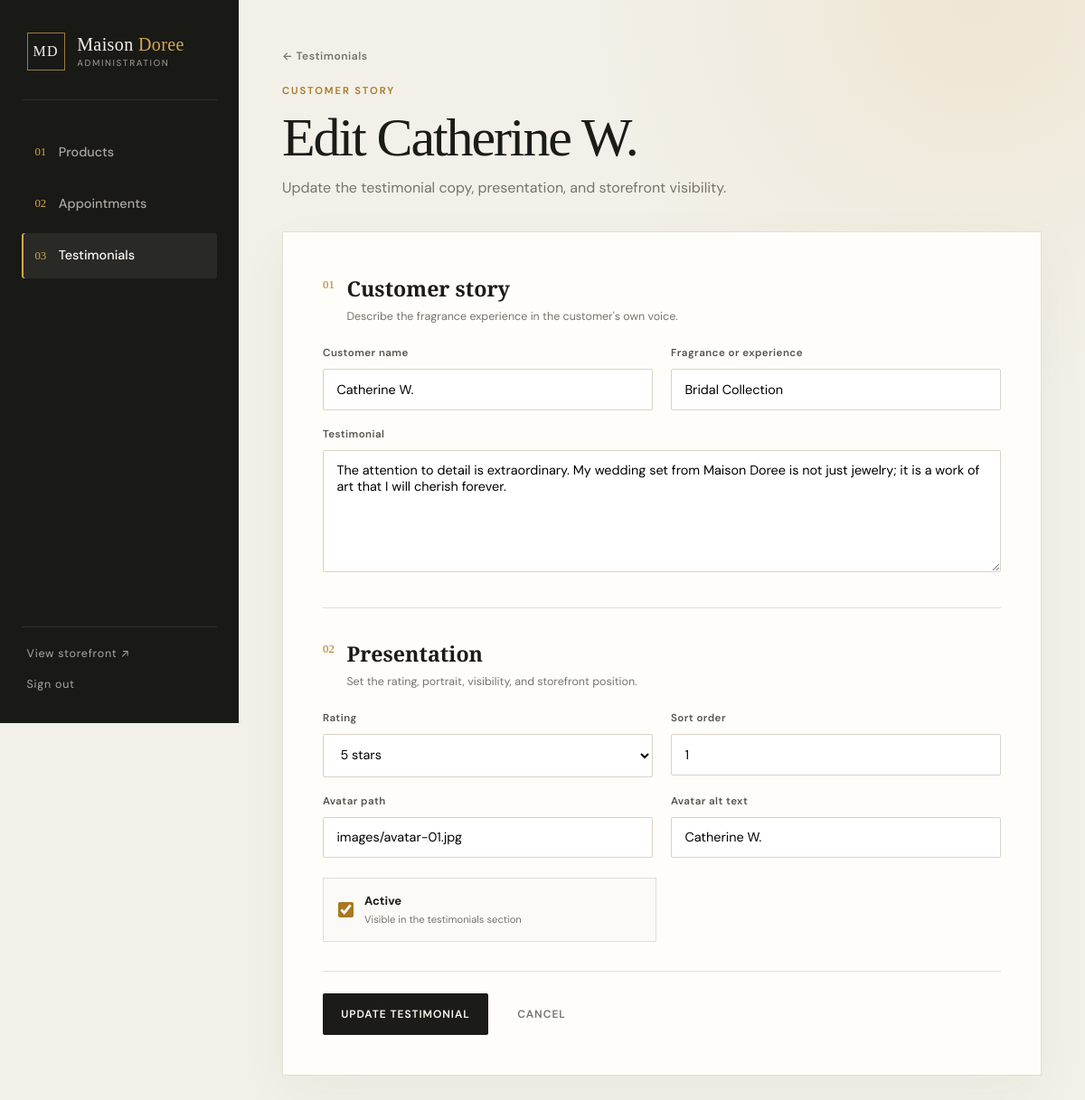
The page /admin/testimonial-edit.php?id=1 (signed in) on the database as committed earlier.
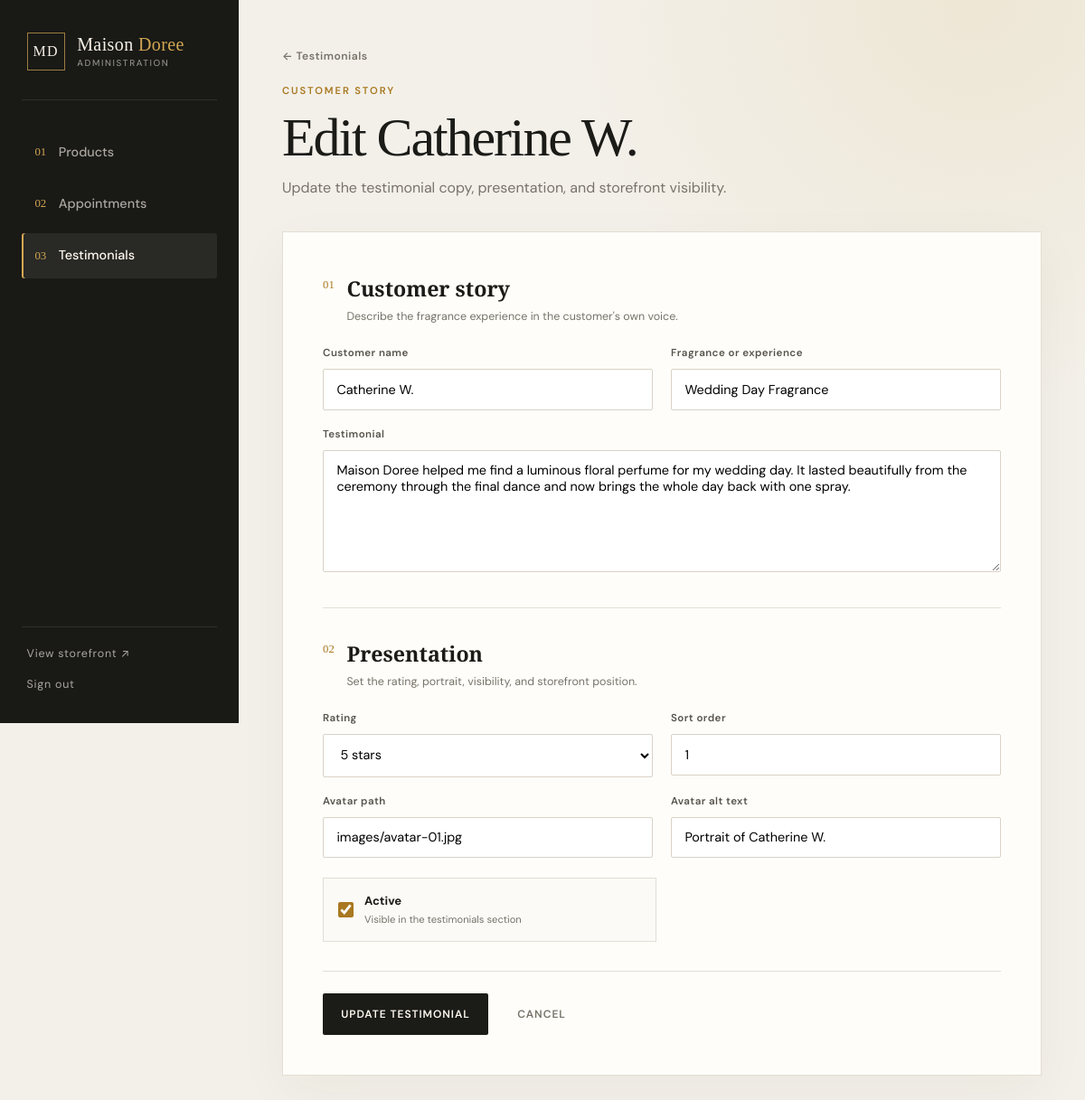
The same page on the database as committed later.
### tables this page shows
CREATE TABLE `testimonials` (
  `id` INT UNSIGNED NOT NULL AUTO_INCREMENT,
  `author_name` VARCHAR(120) NOT NULL,
  `author_detail` VARCHAR(120) DEFAULT NULL,
  `quote` TEXT NOT NULL,
  `rating` TINYINT UNSIGNED NOT NULL DEFAULT 5,
  `avatar_path` VARCHAR(255) DEFAULT NULL,
  `avatar_alt` VARCHAR(255) DEFAULT NULL,
  `is_active` TINYINT(1) NOT NULL DEFAULT 1,
  `sort_order` SMALLINT UNSIGNED NOT NULL DEFAULT 0,
  PRIMARY KEY (`id`),
  KEY `idx_testimonials_active_sort` (`is_active`, `sort_order`)
);

### app/Core/Autoloader.php (called while the page is built, shortened)
<?php
class Autoloader
{
    public static function register(): void
    {
        spl_autoload_register(function (string $class): void {
            $prefix = 'App\\';
            $relativeClass = substr($class, strlen($prefix));
            $file = dirname(__DIR__) . DIRECTORY_SEPARATOR . str_replace('\\', DIRECTORY_SEPARATOR, $relativeClass) . '.php';
        });
    }
}

### config/database.php (called while the page is built)
<?php
return [
    'host' => '127.0.0.1',
    'port' => '3306',
    'database' => 'maison_doree_shop',
    'username' => 'root',
    'password' => '',
    'charset' => 'utf8mb4',
];

### app/Core/Database.php (called while the page is built, shortened)
<?php
class Database
{
    private static ?PDO $connection = null;
    public static function getConnection(): PDO
    {
        $config = require dirname(__DIR__, 2) . '/config/database.php';
        $dsn = sprintf(
            'mysql:host=%s;port=%s;dbname=%s;charset=%s',
            $config['host'],
            $config['port'],
            $config['database'],
            $config['charset']
        );
        try {
            self::$connection = new PDO($dsn, $config['username'], $config['password'], [
                PDO::ATTR_ERRMODE => PDO::ERRMODE_EXCEPTION,
                PDO::ATTR_DEFAULT_FETCH_MODE => PDO::FETCH_ASSOC,
                PDO::ATTR_EMULATE_PREPARES => false,
            ]);
        } catch (PDOException $exception) {
            throw new PDOException('Database connection failed. Check config/database.php and import database/maison_doree.sql.', (int) $exception->getCode(), $exception);
        }
        return self::$connection;
    }
}

### app/Controllers/TestimonialController.php (called while the page is built, shortened)
<?php
class TestimonialController extends Controller
{
    private Testimonial $testimonials;
    public function __construct()
    {
        $this->testimonials = new Testimonial(Database::getConnection());
    }
    public function find(int $id): ?array
    {
        return $this->testimonials->find($id);
    }
}

### app/Models/Testimonial.php (called while the page is built, shortened)
<?php
class Testimonial
{
    public function find(int $id): ?array
    {
        $statement = $this->db->prepare('SELECT * FROM testimonials WHERE id = :id LIMIT 1');
        $statement->execute(['id' => $id]);
        $testimonial = $statement->fetch();
        return $testimonial ?: null;
    }
}

### bootstrap.php (called while the page is built, shortened)
<?php
require __DIR__ . '/app/Core/Autoloader.php';
function e(?string $value): string
{
    return htmlspecialchars((string) $value, ENT_QUOTES, 'UTF-8');
}

### app/Views/admin/testimonial_form.php (the view, shortened to what the changed rows need)
<?php
$testimonial = $testimonial ?? [];
$old = $old ?? $testimonial;
$action = $action ?? 'testimonial-create.php';
?>
<form method="post" action="<?= e($action) ?>" class="admin-form">
    <div class="admin-form-section">
        <div class="admin-form-section-heading">
            <div>
                <h2>Customer story</h2>
            </div>
        </div>
        <div class="admin-form-grid">
            <div class="form-group">
                <label class="form-label" for="author_name">Customer name</label>
                <input class="form-input" type="text" id="author_name" name="author_name" maxlength="120" value="<?= e($old['author_name'] ?? '') ?>" required>
            </div>
            <div class="form-group">
                <label class="form-label" for="author_detail">Fragrance or experience</label>
                <input class="form-input" type="text" id="author_detail" name="author_detail" maxlength="120" value="<?= e($old['author_detail'] ?? '') ?>" placeholder="Signature scent consultation">
            </div>
        </div>
        <div class="form-group">
            <label class="form-label" for="quote">Testimonial</label>
            <textarea class="form-textarea" id="quote" name="quote" required><?= e($old['quote'] ?? '') ?></textarea>
        </div>
    </div>
    <div class="admin-form-section">
        <div class="admin-form-section-heading">
            <div>
                <h2>Presentation</h2>
            </div>
        </div>
        <div class="admin-form-grid">
            <div class="form-group">
                <label class="form-label" for="rating">Rating</label>
                <select class="form-input" id="rating" name="rating" required>
                    <?php for ($rating = 5; $rating >= 1; $rating--): ?>
                        <option value="<?= $rating ?>" <?= (int) ($old['rating'] ?? 5) === $rating ? 'selected' : '' ?>><?= $rating ?> star<?= $rating === 1 ? '' : 's' ?></option>
                    <?php endfor; ?>
                </select>
            </div>
            <div class="form-group">
                <label class="form-label" for="sort_order">Sort order</label>
                <input class="form-input" type="number" min="0" id="sort_order" name="sort_order" value="<?= e((string) ($old['sort_order'] ?? '0')) ?>">
            </div>
            <div class="form-group">
                <label class="form-label" for="avatar_path">Avatar path</label>
                <input class="form-input" type="text" id="avatar_path" name="avatar_path" maxlength="255" value="<?= e($old['avatar_path'] ?? '') ?>" placeholder="images/avatar-01.jpg">
            </div>
            <div class="form-group">
                <label class="form-label" for="avatar_alt">Avatar alt text</label>
                <input class="form-input" type="text" id="avatar_alt" name="avatar_alt" maxlength="255" value="<?= e($old['avatar_alt'] ?? '') ?>" placeholder="Portrait of the customer">
            </div>
        </div>
        <div class="admin-checks">
            <label>
                <input type="checkbox" name="is_active" value="1" <?= (int) ($old['is_active'] ?? 1) === 1 ? 'checked' : '' ?>>
                <span><strong>Active</strong><small>Visible in the testimonials section</small></span>
            </label>
        </div>
    </div>
</form>

### admin/testimonial-edit.php (shortened to what the changed rows need)
<?php
require __DIR__ . '/../bootstrap.php';
$controller = new TestimonialController();
$id = (int) ($_GET['id'] ?? 0);
$testimonial = $controller->find($id);
$old = $testimonial;
require __DIR__ . '/../app/Views/admin/header.php';
?>
<section class="admin-page">
    <div class="admin-page-header admin-page-header--form">
        <div>
            <a class="admin-back-link" href="testimonials.php">&larr; Testimonials</a>
            <p class="admin-eyebrow">Customer story</p>
            <h1 class="heading-display admin-title">Edit <?= e($testimonial['author_name']) ?></h1>
            <p class="admin-page-intro">Update the testimonial copy, presentation, and storefront visibility.</p>
        </div>
    </div>
    <div class="admin-panel admin-form-panel">
        <?php
        $action = 'testimonial-edit.php?id=' . (int) $testimonial['id'];
        require __DIR__ . '/../app/Views/admin/testimonial_form.php';
        ?>
    </div>
</section>
<?php require __DIR__ . '/../app/Views/admin/footer.php'; ?>

Rows that differ between the two databases and show on the page:
changed testimonials "Catherine W.": author_detail "Bridal Collection" → "Wedding Day Fragrance"; quote "The attention to detail is extraordinary. My wedding set from Maison Doree is not just jewelry; it is a work of art that I will cherish forever." → "Maison Doree helped me find a luminous floral perfume for my wedding day. It lasted beautifully from the ceremony through the final dance and now brings the whole day back with one spray."; avatar_alt "Catherine W." → "Portrait of Catherine W."
